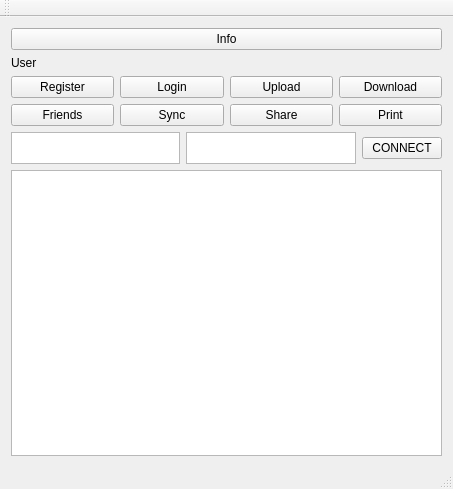
<?xml version="1.0" encoding="UTF-8"?>
<ui version="4.0">
 <class>MainWindow</class>
 <widget class="QMainWindow" name="MainWindow">
  <property name="geometry">
   <rect>
    <x>0</x>
    <y>0</y>
    <width>453</width>
    <height>489</height>
   </rect>
  </property>
  <property name="windowTitle">
   <string>MainWindow</string>
  </property>
  <widget class="QWidget" name="centralWidget">
   <layout class="QVBoxLayout" name="verticalLayout">
    <item>
     <widget class="QPushButton" name="btnInfo">
      <property name="text">
       <string>Info</string>
      </property>
     </widget>
    </item>
    <item>
     <widget class="QLabel" name="labelUser">
      <property name="text">
       <string>User</string>
      </property>
     </widget>
    </item>
    <item>
     <layout class="QHBoxLayout" name="toolbar">
      <item>
       <widget class="QPushButton" name="btnRegister">
        <property name="text">
         <string>Register</string>
        </property>
       </widget>
      </item>
      <item>
       <widget class="QPushButton" name="btnLogin">
        <property name="text">
         <string>Login</string>
        </property>
       </widget>
      </item>
      <item>
       <widget class="QPushButton" name="btnUpload">
        <property name="text">
         <string>Upload</string>
        </property>
       </widget>
      </item>
      <item>
       <widget class="QPushButton" name="btnDownload">
        <property name="text">
         <string>Download</string>
        </property>
       </widget>
      </item>
     </layout>
    </item>
    <item>
     <layout class="QHBoxLayout" name="horizontalLayout_2">
      <item>
       <widget class="QPushButton" name="btnFriend">
        <property name="text">
         <string>Friends</string>
        </property>
       </widget>
      </item>
      <item>
       <widget class="QPushButton" name="btnSync">
        <property name="text">
         <string>Sync</string>
        </property>
       </widget>
      </item>
      <item>
       <widget class="QPushButton" name="btnShare">
        <property name="text">
         <string>Share</string>
        </property>
       </widget>
      </item>
      <item>
       <widget class="QPushButton" name="btnPrint">
        <property name="text">
         <string>Print</string>
        </property>
       </widget>
      </item>
     </layout>
    </item>
    <item>
     <layout class="QHBoxLayout" name="horizontalLayout">
      <item>
       <widget class="QPlainTextEdit" name="url">
        <property name="minimumSize">
         <size>
          <width>0</width>
          <height>32</height>
         </size>
        </property>
        <property name="maximumSize">
         <size>
          <width>16777215</width>
          <height>32</height>
         </size>
        </property>
       </widget>
      </item>
      <item>
       <widget class="QPlainTextEdit" name="data">
        <property name="minimumSize">
         <size>
          <width>0</width>
          <height>32</height>
         </size>
        </property>
        <property name="maximumSize">
         <size>
          <width>16777215</width>
          <height>32</height>
         </size>
        </property>
       </widget>
      </item>
      <item>
       <widget class="QPushButton" name="connect">
        <property name="text">
         <string>CONNECT</string>
        </property>
       </widget>
      </item>
     </layout>
    </item>
    <item>
     <widget class="QTextBrowser" name="console"/>
    </item>
   </layout>
  </widget>
  <widget class="QMenuBar" name="menuBar">
   <property name="geometry">
    <rect>
     <x>0</x>
     <y>0</y>
     <width>453</width>
     <height>22</height>
    </rect>
   </property>
  </widget>
  <widget class="QToolBar" name="mainToolBar">
   <attribute name="toolBarArea">
    <enum>TopToolBarArea</enum>
   </attribute>
   <attribute name="toolBarBreak">
    <bool>false</bool>
   </attribute>
  </widget>
  <widget class="QStatusBar" name="statusBar"/>
 </widget>
 <layoutdefault spacing="6" margin="11"/>
 <resources/>
 <connections/>
</ui>
